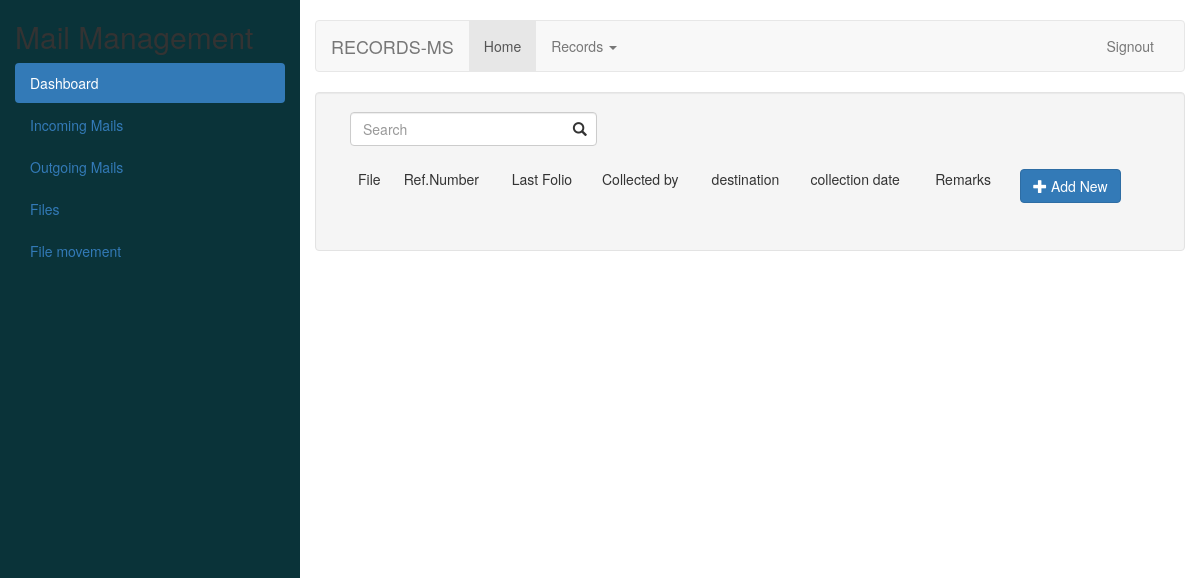
The app's page /filemovementlist/, older data.
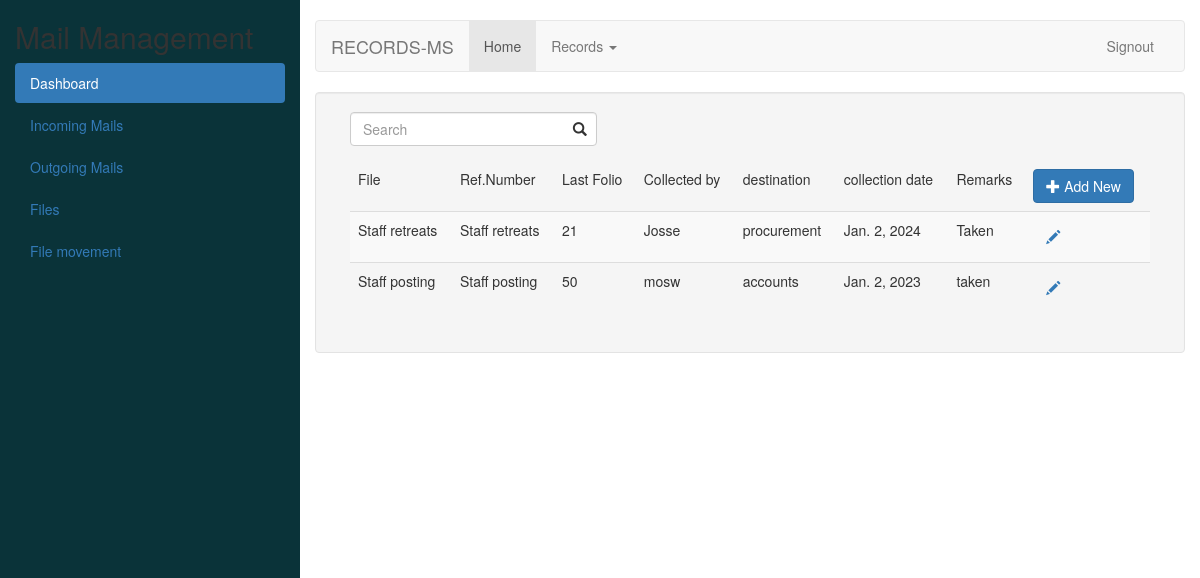
The same page, newer data.
### recApp/models.py (models this page shows)
class FileMovement(models.Model):
    file_name   = models.ForeignKey(BaseAttachments, on_delete = models.CASCADE, related_name='file name +', to_field ='name')
    file_number = models.ForeignKey(BaseAttachments, on_delete = models.CASCADE, related_name='file Ref. Number +', to_field ='ref_number')
    last_folio  = models.CharField(max_length=156)
    collected_by= models.CharField(max_length=156)
    destination_office = models.CharField(max_length=156)
    date_of_collection = models.DateField(_("date of collection"))
    remarks = models.CharField(max_length = 156)

class BaseAttachments(models.Model):
    name = models.CharField(_("attachment name"), max_length=156, unique=True )
    category = models.CharField(_("attachment category"), max_length=156)
    ref_number = models.CharField(_("reference number"), max_length=156, unique=True)
    def __str__(self):
        return self.name

### recApp/views.py (the view)
# urls.py: path('filemovementlist/', views.files_movement_list, name="view_file_mvnt"),
def files_movement_list(request):
    if 'q' in request.GET:
        q= request.GET['q']
        multiple_q = Q(Q(collected_by__icontains = q) | Q(destination_office__icontains = q))
        files_rec = FileMovement.objects.filter(multiple_q)
    else:
        files_rec = FileMovement.objects.all()
    context = {
        'file_movement_list': files_rec
    }
    return render(request, 'records/fileMovList.html', context)

### recApp/templates/records/fileMovList.html (shortened to what this page needs)
{% extends 'records/base.html' %}
{% block content %}
<form method="get" action="" autocomplete="off">
    <div class="col-sm-4">
        <div class="form-group has-feedback has-search ">
            <input type="text", name="q" class="form-control" placeholder="Search">
        </div>
    </div>
</form>
<div class="container-fluid">
    <table class="table table-striped">
        <thead class="border-bottom font-weight-bold">
            <tr>
                <td>File</td>
                <td>Ref.Number</td>
                <td>Last Folio</td>
                <td>Collected by</td>
                <td>destination</td>
                <td>collection date</td>
                <td>Remarks</td>
                <td>
                    <a href="{% url 'file_mvnt' %}" >
                        <button type="button" class="btn btn-primary"><i class="glyphicon glyphicon-plus" aria-hidden="true"></i> Add New</button>
                    </a>
                </td>
            </tr>
        </thead>
        <tbody>
            {% for file in file_movement_list %}
                <tr>
                    <td>{{file.file_name}}</td>
                    <td>{{file.file_number}}</td>
                    <td>{{file.last_folio}}</td>
                    <td>{{file.collected_by}}</td>
                    <td>{{file.destination_office}}</td>
                    <td>{{file.date_of_collection}}</td>
                    <td>{{file.remarks}}</td>
                    <td>
                        <a href="{% url 'file_mvnt_update' file.id %}" class="btn text-secondary px-0">
                            <i class="glyphicon glyphicon-pencil" aria-hidden="true"></i>
                        </a>
                    </td>
                </tr>
            {% endfor %}
        </tbody>
    </table>
    </div>
{% endblock content %}

### recApp/templates/records/base.html (shortened to what this page needs)
{% load static %}
<!DOCTYPE html>
<html lang="en">
<head>
  <link rel="stylesheet" href="https://maxcdn.bootstrapcdn.com/bootstrap/3.4.1/css/bootstrap.min.css">
  <link rel="stylesheet" href="{% static 'records/styles.css' %}">
</head>
<body>
<div class="container-fluid">
  <div class="row content">
    <div class="col-sm-3 sidenav hidden-xs">
      <h2>Mail Management</h2>
      <ul class="nav nav-pills nav-stacked">
        <li class="active"><a href="#section1">Dashboard</a></li>
        <li><a href="{% url 'view_mails'%}">Incoming Mails</a></li>
        <li><a href="{% url 'outgoing_list'%}">Outgoing Mails</a></li>
        <li><a href="{% url 'view_files'%}">Files</a></li>
        <li><a href="{% url 'view_file_mvnt'%}">File movement</a></li>
      </ul><br>
    </div>
    <br>
    <div class="col-sm-9">
      <nav class="navbar navbar-default">
        <div class="container-fluid">
          <div class="navbar-header">
            <a class="navbar-brand" href="#">RECORDS-MS</a>
          </div>
          <div class="collapse navbar-collapse" id="bs-example-navbar-collapse-1">
            <ul class="nav navbar-nav">
              <li class="active"><a href="{% url 'home'%}">Home <span class="sr-only">(current)</span></a></li>
              <li class="dropdown">
                <a href="#" class="dropdown-toggle" data-toggle="dropdown" role="button" aria-haspopup="true" aria-expanded="false">Records <span class="caret"></span></a>
              </li>
            </ul>
            <ul class="nav navbar-nav navbar-right">
              <li><a href="#">
              </a></li>
              <li><a href="{% url 'logout' %}">Signout</a></li>
            </ul>
          </div>
        </div>
      </nav>
    </div>
    <div class="col-sm-9">
      <div class="row">
        <div class="col-sm-12">
          <div class="well">
            {% block content%}
            {% endblock content %}
          </div>
        </div>
      </div>
    </div>
  </div>
</div>
</body>
</html>

### recApp/static/records/styles.css (style rules this page uses)
.row.content { height: 550px }
.sidenav { background-color: #0a3339; height: 800px; }

Row changes from the older to the newer data that the page shows:
added FileMovement: file_name "Staff retreats", file_number "Staff retreats", last_folio "21", collected_by "Josse", destination_office "procurement", date_of_collection "Jan. 2, 2024", remarks "Taken"
added FileMovement: file_name "Staff posting", file_number "Staff posting", last_folio "50", collected_by "mosw", destination_office "accounts", date_of_collection "Jan. 2, 2023", remarks "taken"
